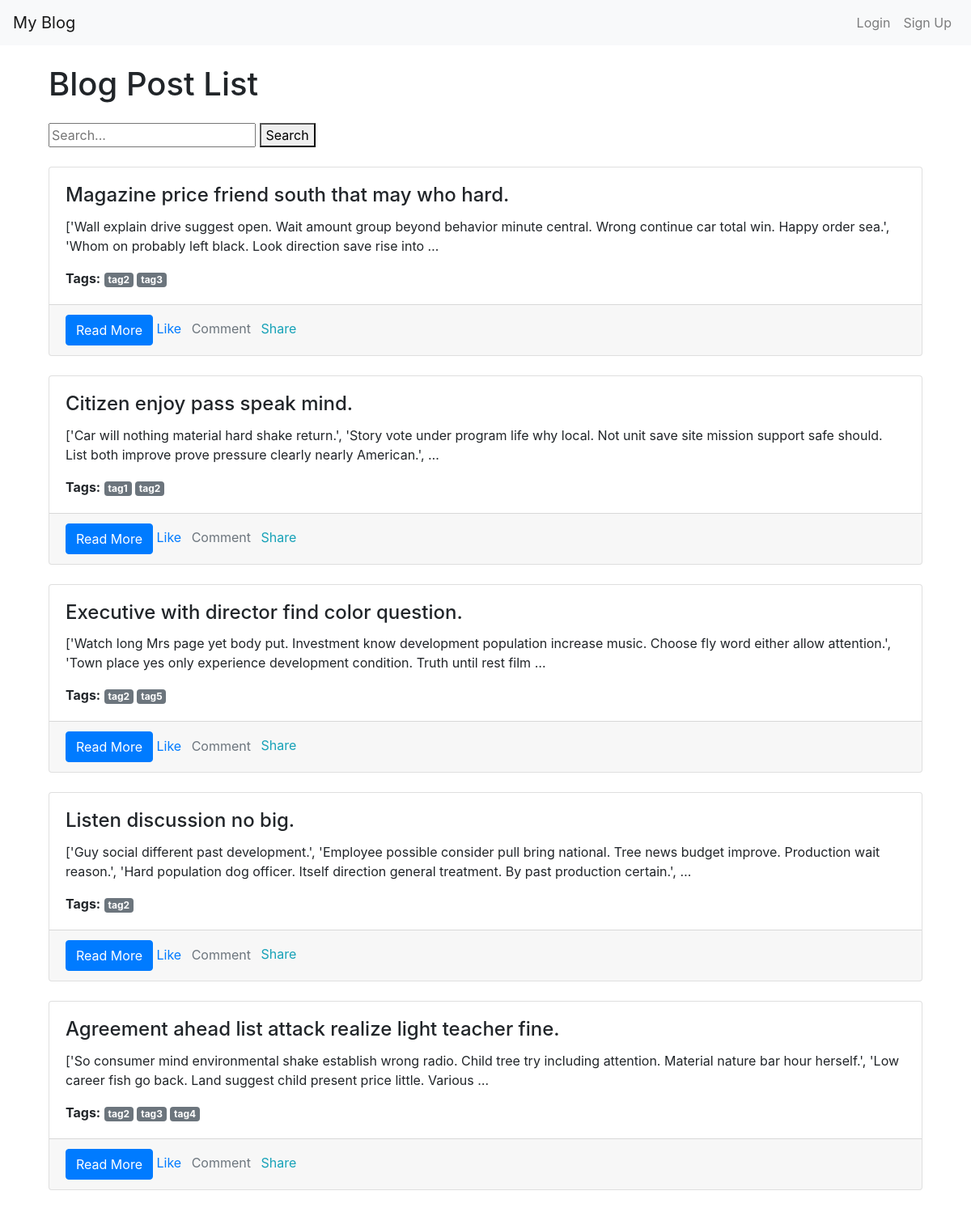
The app's page /blog/tag/tag2/ with its own data.
### blog/models.py (models this page shows, shortened)
class Post(models.Model):
     title = models.CharField(max_length=255)
     content = models.TextField()
     author = models.ForeignKey(Author, on_delete=models.CASCADE)
     categories = models.ManyToManyField(Category)
     tags = models.ManyToManyField(Tag)
     created_at = models.DateTimeField(auto_now_add=True)
     updated_at = models.DateTimeField(auto_now=True)
     published = models.BooleanField(default=False)
     class Meta:
             ordering = ['-created_at']

class Tag(models.Model):
     name = models.CharField(max_length=255)
     slug = models.SlugField( blank=True)

### blog/views.py (the view)
# urls.py: path('tag/<slug:tag_slug>/', TaggedPostListView.as_view(), name='tagged_post_list'),
class TaggedPostListView(ListView):
        model = Post
        template_name = 'blog/tagged_post_list.html'
        context_object_name = 'posts'
        def get_queryset(self):
            tag_slug = self.kwargs.get('tag_slug')
            tag = Tag.objects.filter(slug=tag_slug).first()
            return Post.objects.filter(tags=tag)
        def get_context_data(self, **kwargs):
            context = super().get_context_data(**kwargs)
            context['tag'] = Tag.objects.filter(slug=self.kwargs.get('tag_slug'))
            return context

### blog/templates/blog/post_list.html (shortened to what this page needs)
<!DOCTYPE html>
<html>
    {% extends "accounts/base.html" %}
    {% block content %}
        <body>
            <div class="container">
                <h1 class="my-4">Blog Post List</h1>
                <form method="GET" action="{% url 'post_list' %}">
                    <input type="text" name="q" placeholder="Search..." value="{{ query }}">
                    <button type="submit">Search</button>
                </form>
                <div class="row mt-4">
                {% for post in posts %}
                    <div class="col-lg-12 col-md-6 mb-4">
                        <div class="card h-100">
                            <div class="card-body">
                            <h4 class="card-title">{{ post.title }}</h4>
                            <p class="card-text">{{ post.content|truncatewords:30 }}</p>
                            <p class="card-text">
                                <strong>Tags:</strong>
                                {% for tag in post.tags.all %}
                                    <a href="{% url 'tagged_post_list' tag.slug %}" class="badge badge-secondary">{{ tag.name }}</a>
                                {% endfor %}
                            </p>
                        </div>
                            <div class="card-footer">
                                <a href="{% url 'post_detail' pk=post.pk %}" class="btn btn-primary">Read More</a>
                            <a href="#" class="text-primary mr-2">
                                 Like
                            </a>
                            <a href="#" class="text-secondary mr-2">
                                 Comment
                            </a>
                            <a href="#" class="text-info">
                                 Share
                            </a>
                            </div>
                        </div>
                    </div>
                {% endfor %}
                </div>
            </div>
        </body>
        </div>
    {% endblock %}

### records on screen
Post: title "Magazine price friend south that may who hard.", content "['Wall explain drive suggest open. Wait amount group beyond behavior minute central. Wrong continue car total win. Happy order sea.', 'Whom on probably left black. Look direction save rise into …"
Tag: name "tag2"
Tag: name "tag3"
Post: title "Citizen enjoy pass speak mind.", content "['Car will nothing material hard shake return.', 'Story vote under program life why local. Not unit save site mission support safe should. List both improve prove pressure clearly nearly American.', …"
Tag: name "tag1"
Post: title "Executive with director find color question.", content "['Watch long Mrs page yet body put. Investment know development population increase music. Choose fly word either allow attention.', 'Town place yes only experience development condition. Truth until rest film …"
Tag: name "tag5"
Post: title "Listen discussion no big.", content "['Guy social different past development.', 'Employee possible consider pull bring national. Tree news budget improve. Production wait reason.', 'Hard population dog officer. Itself direction general treatment. By past production certain.', …"
Post: title "Agreement ahead list attack realize light teacher fine.", content "['So consumer mind environmental shake establish wrong radio. Child tree try including attention. Material nature bar hour herself.', 'Low career fish go back. Land suggest child present price little. Various …"
Tag: name "tag4"
